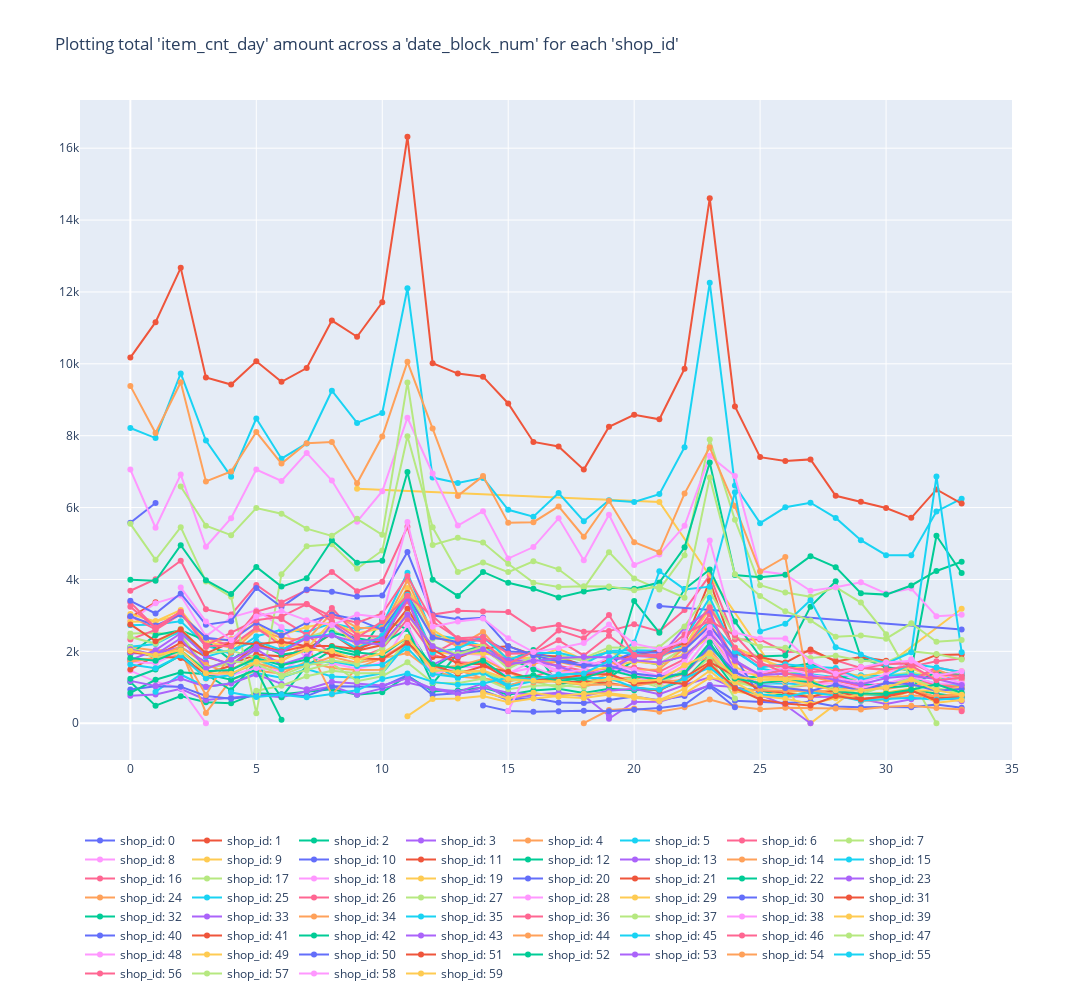

Source (notebook cell):
### Markdown cell above
### Group the `sales_train` df by `shop_id` and `date_block_num`
### Plotting `item_cnt_day` vs `date_block_num` for each `shop_id`

### Code cell
grouped_sales_train = pd.DataFrame(sales_train.groupby(['shop_id', 'date_block_num'])['item_cnt_day'].sum().reset_index())

fig = go.Figure()
for shop_id in grouped_sales_train['shop_id'].unique():
        data = grouped_sales_train[grouped_sales_train['shop_id'] == shop_id]
        fig.add_trace(go.Scatter(x=data['date_block_num'], y=data['item_cnt_day'],
                    mode='lines+markers',
                    name='shop_id: '+ str(shop_id)))
fig.update_layout(legend_orientation="h", width=1600, height=1000, title="Plotting total 'item_cnt_day' amount across a 'date_block_num' for each 'shop_id'")
fig.show()
